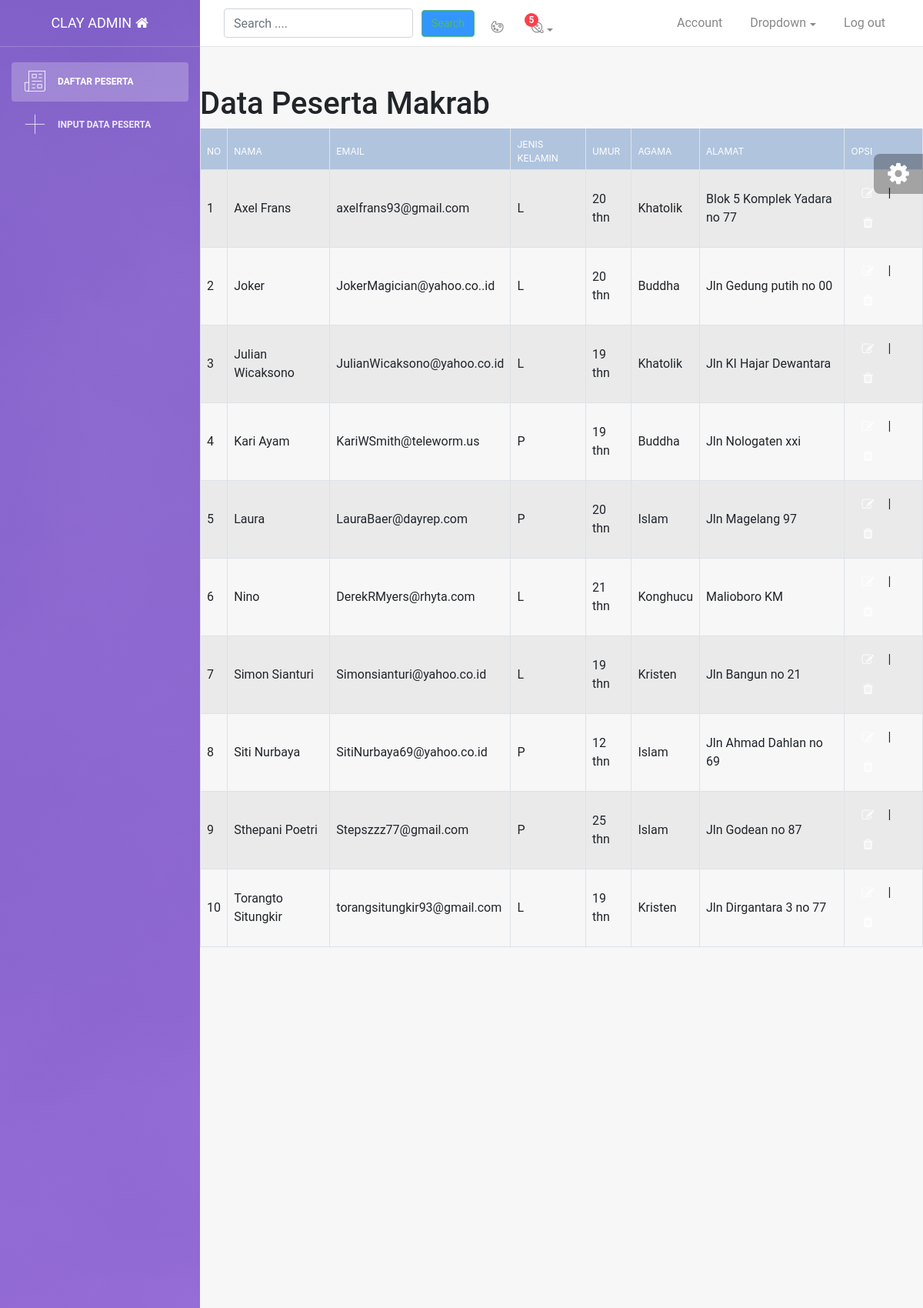
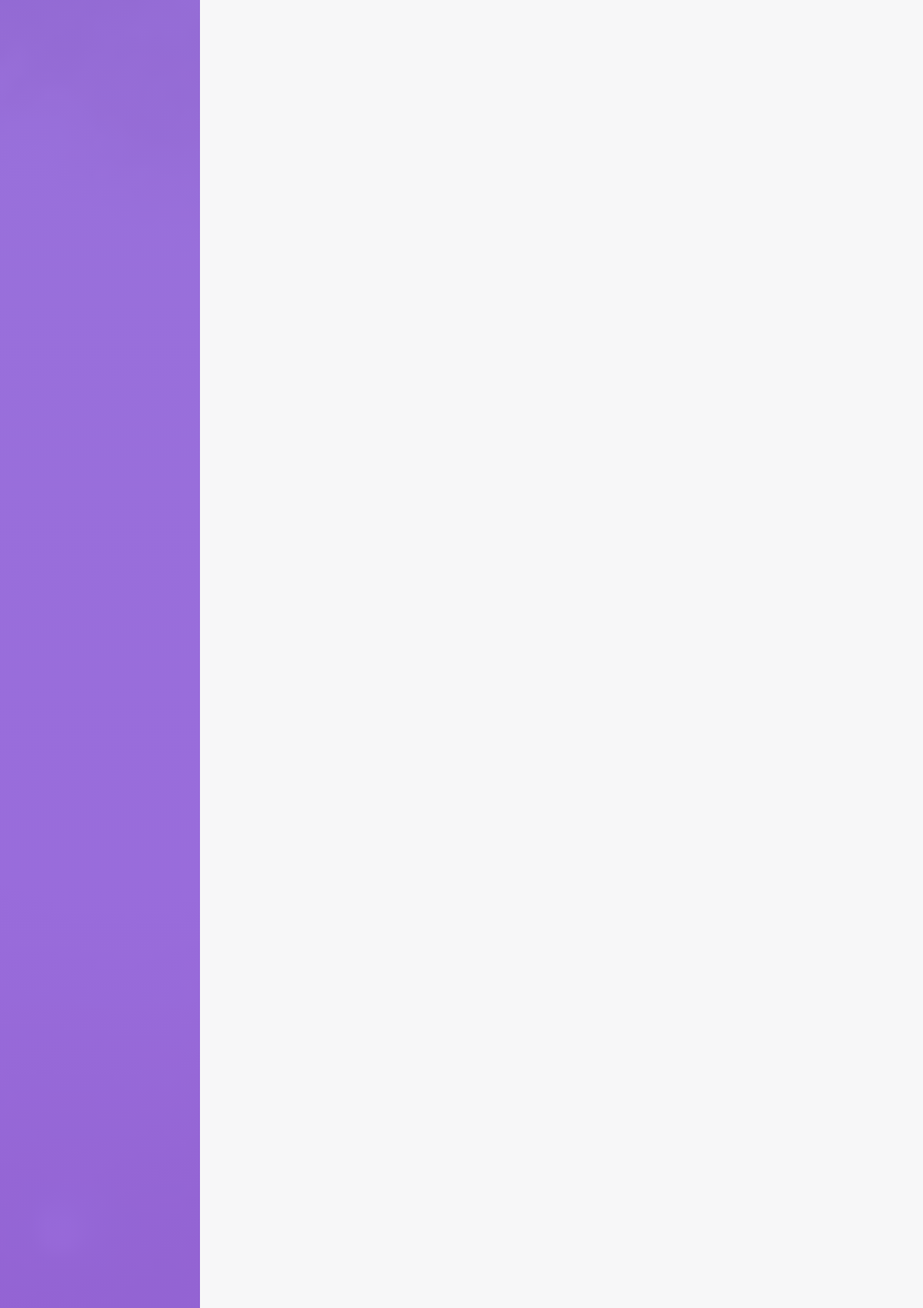
The app's page /index.php (signed in, upper part) with its own data (2 pictures, top to bottom).
### tables this page shows
CREATE TABLE `peserta_makrab` (
  `id` int(11) NOT NULL,
  `nama` varchar(25) NOT NULL,
  `email` varchar(50) NOT NULL,
  `jk` varchar(1) NOT NULL,
  `agama` varchar(10) NOT NULL,
  `umur` int(3) NOT NULL,
  `alamat` varchar(50) NOT NULL
);

### function.php (called while the page is built, shortened)
<?php
$conn = mysqli_connect("localhost", "root", "", "makrab");
function query($query)
{
    global $conn;
    $result = mysqli_query($conn, $query);
    $rows = [];
    while ($row = mysqli_fetch_assoc($result)) {
        $rows[] = $row;
    }
    return $rows;
}

### index.php (the view, shortened to what this page needs)
<?php
$page = "index";
include 'header.php';
include 'function.php';
if (isset($_GET['search'])) {
    $nama_search = $_GET['nilai'];
    echo "Sukses";
    $data = query("SELECT * FROM peserta_makrab WHERE nama LIKE '$nama_search%'");
} else {
    $data = query("SELECT * FROM peserta_makrab ORDER BY nama");
}
?>
<div class="konten-utama">
    <div class="container">
        <div class="row">
            <br>
            <h1 class="judul">
                <center>Data Peserta Makrab</center>
            </h1>
            <div class="table-responsive">
                <table class="table table-bordered table-grey table-striped table-hover">
                    <thead>
                        <tr class="warna-table">
                            <th class="text-white">No</th>
                            <th class="text-white">Nama </th>
                            <th class="text-white">Email</th>
                            <th class="text-white">Jenis Kelamin</th>
                            <th class="text-white">Umur</th>
                            <th class="text-white">Agama</th>
                            <th class="text-white">Alamat</th>
                            <th class="text-white">Opsi</th>
                        </tr>
                    </thead>
                    <tbody>
                        <?php
                        $i = 0;
                        foreach ($data as $row) :
                            ?>
                        <tr>
                            <td><?php echo $i + 1; ?></td>
                            <td><?php echo $row['nama']; ?></td>
                            <td><?php echo $row['email']; ?></td>
                            <td><?php echo $row['jk']; ?></td>
                            <td><?php echo $row['umur']; ?> thn </td>
                            <td><?php echo $row['agama']; ?></td>
                            <td><?php echo $row['alamat']; ?></td>
                            <td>
                                <a href="edit.php?id=<?= $row["id"]; ?> ">
                                    <button type="button" class="btn btn-hijau btn-xs" name="edit" data-toggle="tooltip"
                                        data-placement="bottom" title="Edit"><span class="fa fa-edit btn-putih"></span>
                                    </button>
                                </a> |
                                <a href="hapus.php?id=<?= $row["id"]; ?> ">
                                    <button type="button" class="btn btn-merah btn-xs" name="hapus"
                                        data-toggle="tooltip" data-placement="bottom" title="Hapus"
                                        onclick="return confirm('Yakin !?  Data yang telah dihapus tidak dapat dikembalikan lagi')"><span
                                            class="fa fa-trash btn-putih"></span>
                                    </button>
                                </a>
                            </td>
                        </tr>
                        <?php
                            $i++;
                        endforeach;
                        ?>
                    </tbody>
                </table>
            </div>
        </div>
    </div>
</div>
<?php
include 'footer.php';
?>

### header.php (shortened to what this page needs)
<!DOCTYPE html>
<html lang="en">
<head>
    <link rel="stylesheet" href="https://maxcdn.bootstrapcdn.com/font-awesome/latest/css/font-awesome.min.css" />
    <link href="assets/css/bootstrap.min.css" rel="stylesheet" />
    <link href="assets/css/light-bootstrap-dashboard.css?v=2.0.0 " rel="stylesheet" />
    <link href="assets/css/demo.css" rel="stylesheet" />
    <link rel="stylesheet" href="assets/css/style.css">
    <link rel="stylesheet" type="text/css" href="css/bootstrap.css">
</head>
<body>
    <div class="wrapper">
        <div class="sidebar" data-image="assets/img/sidebar-5.jpg">
            <div class="sidebar-wrapper">
                <div class="logo">
                    <a href="javascript:;" class="simple-text">
                        ClAY ADMIN <i class="fa fa-home"></i>
                    </a>
                </div>
                <ul class="nav">
                    <li class="nav-item <?php if ($page == "index") echo "active";  ?>">
                        <a class="nav-link" href="index.php">
                            <i class="nc-icon nc-icon
                            <?php if ($page == "edit") echo 'nc-bullet-list-67'; ?>
                            <?php if ($page == "index" || $page == "tambah") echo 'nc-paper-2'; ?>
                            "></i>
                            <p>Daftar Peserta </p>
                        </a>
                    </li>
                    <li class="nav-item <?php if ($page == "tambah") echo "active"; ?>">
                        <a class="nav-link" href="tambah.php">
                            <i class="nc-icon nc-simple-add"></i>
                            <p>Input Data Peserta </p>
                        </a>
                    </li>
                </ul>
            </div>
        </div>
        <div class="main-panel">
            <nav class="navbar navbar-expand-lg " color-on-scroll="500">
                <div class="container-fluid">
                    <?php if ($page == 'index') {
                        $tombolsearch = "";
                        $warna = "btn-primary";
                        $place = "Search .... ";
                    } else {
                        $tombolsearch = "disabled";
                        $warna = "btn-danger";
                        $place = "Hal ini tidak bisa Search :)";
                    } ?>
                    <form class="form-inline" method="get" action="">
                        <input class="form-control mr-sm-2" type="search" placeholder="<?= $place ?>"
                            aria-label="Search" name="nilai" required>
                        <button class="btn btn-outline-success my-2 my-sm-0 <?= $warna ?>" <?php echo "$tombolsearch" ?>
                            type="submit" name="search">Search</button>
                    </form>
                    <div class="collapse navbar-collapse justify-content-end" id="navigation">
                        <ul class="nav navbar-nav mr-auto">
                            <li class="nav-item">
                                <a href="#" class="nav-link" data-toggle="dropdown">
                                    <i class="nc-icon nc-palette"></i>
                                </a>
                            </li>
                            <li class="dropdown nav-item">
                                <a href="#" class="dropdown-toggle nav-link" data-toggle="dropdown">
                                    <i class="nc-icon nc-planet"></i>
                                    <span class="notification">5</span>
                                </a>
                            </li>
                        </ul>
                        <ul class="navbar-nav ml-auto">
                            <li class="nav-item">
                                <a class="nav-link" href="#pablo">
                                    <span class="no-icon">Account</span>
                                </a>
                            </li>
                            <li class="nav-item dropdown">
                                <a class="nav-link dropdown-toggle" href="http://example.com"
                                    id="navbarDropdownMenuLink" data-toggle="dropdown" aria-haspopup="true"
                                    aria-expanded="false">
                                    <span class="no-icon">Dropdown</span>
                                </a>
                            </li>
                            <li class="nav-item">
                                <a class="nav-link" href="logout.php">
                                    <span class="no-icon">Log out</span>
                                </a>
                            </li>
                        </ul>
                    </div>
                </div>
            </nav>

### footer.php (shortened to what this page needs)
<div class="content">
</div>
</div>
</div>
<div class="fixed-plugin">
    <div class="dropdown show-dropdown">
        <a href="#" data-toggle="dropdown">
            <i class="fa fa-cog fa-2x"> </i>
        </a>
    </div>
</div>
</body>
</html>

### assets/css/demo.css (style rules this page uses)
.fixed-plugin { position: fixed; top: 200px; right: 0; width: 64px; background: rgba(0, 0, 0, .3); z-index: 1031; border-radius: 8px 0 0 8px; text-align: center; }
.fixed-plugin .fa-cog { color: #FFFFFF; padding: 10px; border-radius: 0 0 6px 6px; width: auto; }

### assets/css/style.css (style rules this page uses)
.container { padding: 50px; }
.warna-table { background: lightsteelblue; }
.btn-merah { background: #EE2D20; }
.btn-hijau { background: #049F0C; }
.btn-putih { color: white; }
.judul { text-align: center; }

### records on screen
peserta_makrab: nama "Axel Frans", email "axelfrans93@gmail.com", jk "L", umur "20", agama "Khatolik", alamat "Blok 5 Komplek Yadara no 77"
peserta_makrab: nama "Joker", email "JokerMagician@yahoo.co..id", jk "L", umur "20", agama "Buddha", alamat "Jln Gedung putih no 00"
peserta_makrab: nama "Julian Wicaksono", email "JulianWicaksono@yahoo.co.id", jk "L", umur "19", agama "Khatolik", alamat "Jln KI Hajar Dewantara"
peserta_makrab: nama "Kari Ayam", email "KariWSmith@teleworm.us", jk "P", umur "19", agama "Buddha", alamat "Jln Nologaten xxi"
peserta_makrab: nama "Laura", email "LauraBaer@dayrep.com", jk "P", umur "20", agama "Islam", alamat "Jln Magelang 97"
peserta_makrab: nama "Nino", email "DerekRMyers@rhyta.com", jk "L", umur "21", agama "Konghucu", alamat "Malioboro KM"
peserta_makrab: nama "Simon Sianturi", email "Simonsianturi@yahoo.co.id", jk "L", umur "19", agama "Kristen", alamat "Jln Bangun no 21"
peserta_makrab: nama "Siti Nurbaya", email "SitiNurbaya69@yahoo.co.id", jk "P", umur "12", agama "Islam", alamat "Jln Ahmad Dahlan no 69"
peserta_makrab: nama "Sthepani Poetri", email "Stepszzz77@gmail.com", jk "P", umur "25", agama "Islam", alamat "Jln Godean no 87"
peserta_makrab: nama "Torangto Situngkir", email "torangsitungkir93@gmail.com", jk "L", umur "19", agama "Kristen", alamat "Jln Dirgantara 3 no 77"
